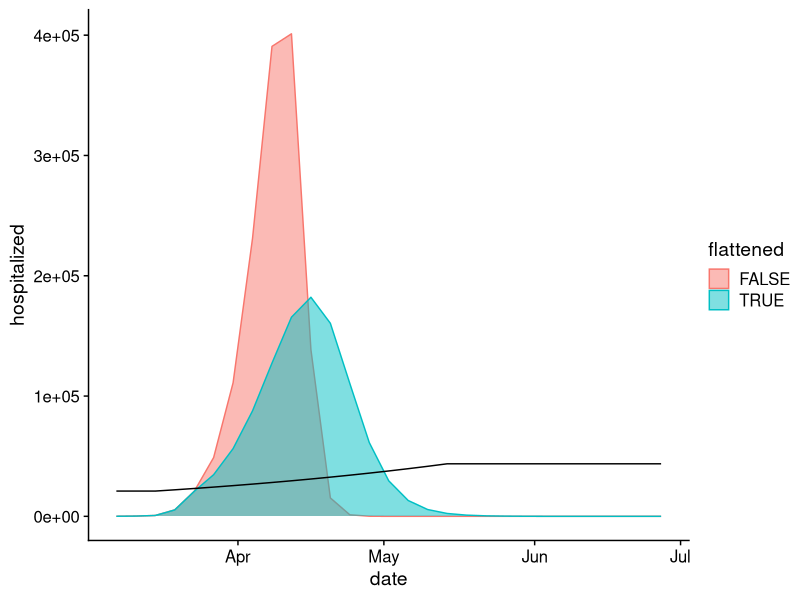
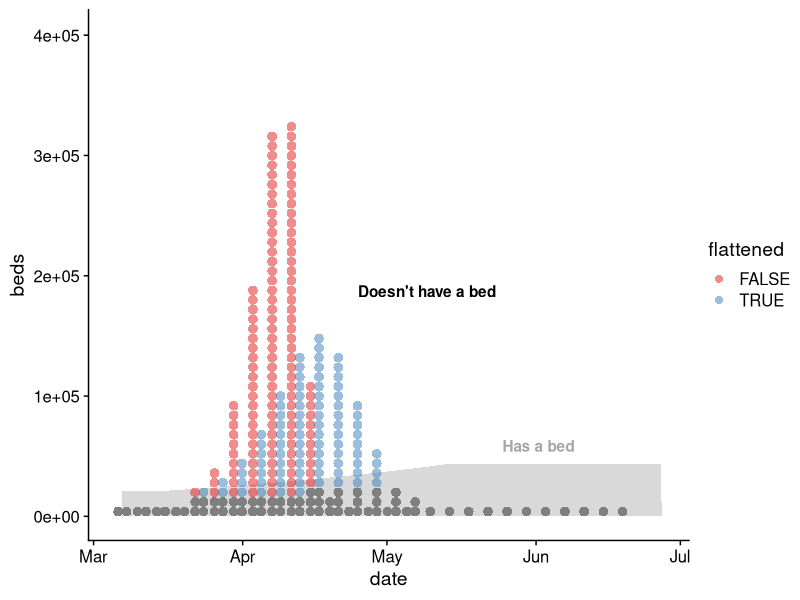
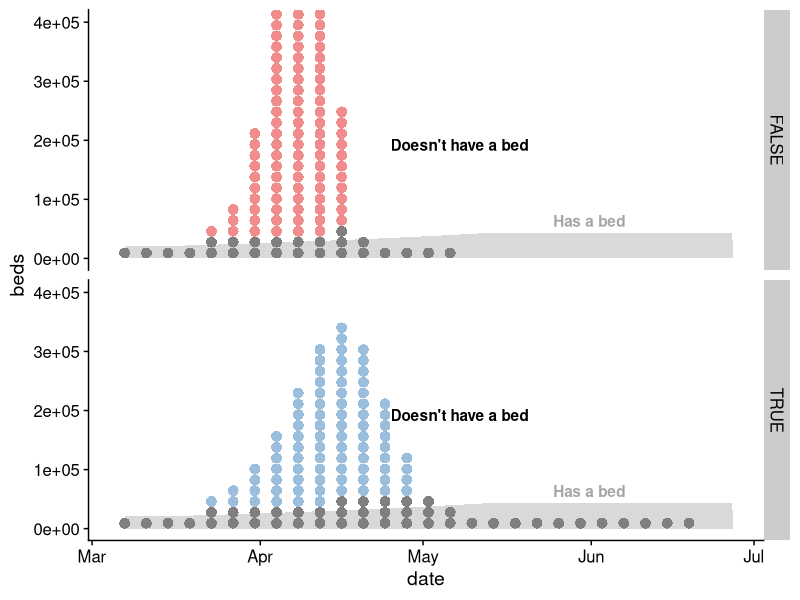

The R source for these figures, in order:
## ---- chunk 1
library(tidyverse)
library(cowplot)

theme_set(theme_cowplot())
## ---- chunk 2
df = read_csv("covid_act_now.csv", col_types = cols(
  date = col_date(),
  not_flattened = col_integer(),
  flattened = col_integer(),
  beds = col_integer()
))

df
## ---- chunk 3
hosp = df %>%
  pivot_longer(c(not_flattened, flattened), names_to = "model", values_to = "hospitalized") %>%
  mutate(flattened = model == "flattened")

hosp
## ---- chunk 4
hosp %>%
  ggplot(aes(x = date)) +
  geom_area(
    aes(y = hospitalized, color = flattened, fill = flattened),
    position = "identity", alpha = 0.5
  ) +
  geom_line(aes(y = beds), data = df)
## ---- chunk 5
people_per_dot = 10000
## ---- chunk 6
hosp_dots = hosp %>%
  mutate(
    # TODO: need a better solution for the very small numbers
    hospitalized_dots = ceiling(hospitalized / people_per_dot),
    dot_number = map(hospitalized_dots, ~ seq_len(.x))
  ) %>%
  unnest(dot_number) %>%
  mutate(
    has_a_bed = dot_number * people_per_dot < beds
  )

hosp_dots
## ---- chunk 7
bin_width = 2
dodge_width = 3.5

hosp_dots %>%
  ggplot(aes(x = date)) +
  geom_area(aes(y = beds), data = df, fill = "gray85") +
  geom_dotplot(
    aes(fill = flattened), color = NA, binwidth = bin_width, alpha = 0.5, 
    position = position_dodge(width = dodge_width)
  ) +
  geom_dotplot(
    aes(group = flattened), fill = "gray50", color = NA,
    binwidth = bin_width,
    position = position_dodge(width = dodge_width),
    data = . %>% filter(has_a_bed)
  ) +
  annotate("text",
    x = as.Date("2020-05-25"), y = max(df$beds) + 10000, 
    label = "Has a bed", fontface = "bold", hjust = 0, vjust = 0,
    color = "gray65"
  ) +
  annotate("text",
    x = as.Date("2020-04-25"), y = max(df$flattened), 
    label = "Doesn't have a bed", fontface = "bold", hjust = 0, vjust = 0,
    color = "black"
  ) +
  scale_fill_brewer(palette = "Set1") +
  # TODO: scaling of the area chart is slightly wrong here
  # because of how dotplots work in ggplot, probably could
  # manually lay out dots instead (wouldn't be hard using
  # hosp_dots$dot_number)
  scale_y_continuous(limits = c(0, max(hosp$hospitalized)))
## ---- chunk 8
hosp_dots %>%
  ggplot(aes(x = date)) +
  geom_area(aes(y = beds), data = hosp, fill = "gray85") +
  geom_dotplot(
    aes(fill = flattened), color = NA, binwidth = bin_width, alpha = 0.5, 
    position = position_dodge(width = dodge_width)
  ) +
  geom_dotplot(
    aes(group = flattened), fill = "gray50", color = NA,
    binwidth = bin_width,
    position = position_dodge(width = dodge_width),
    data = . %>% filter(has_a_bed)
  ) +
  annotate("text",
    x = as.Date("2020-05-25"), y = max(df$beds) + 10000, 
    label = "Has a bed", fontface = "bold", hjust = 0, vjust = 0,
    color = "gray65"
  ) +
  annotate("text",
    x = as.Date("2020-04-25"), y = max(df$flattened), 
    label = "Doesn't have a bed", fontface = "bold", hjust = 0, vjust = 0,
    color = "black"
  ) +
  scale_fill_brewer(palette = "Set1", guide = FALSE) +
  scale_y_continuous(limits = c(0, max(hosp$hospitalized))) +
  facet_grid(flattened ~ .)
